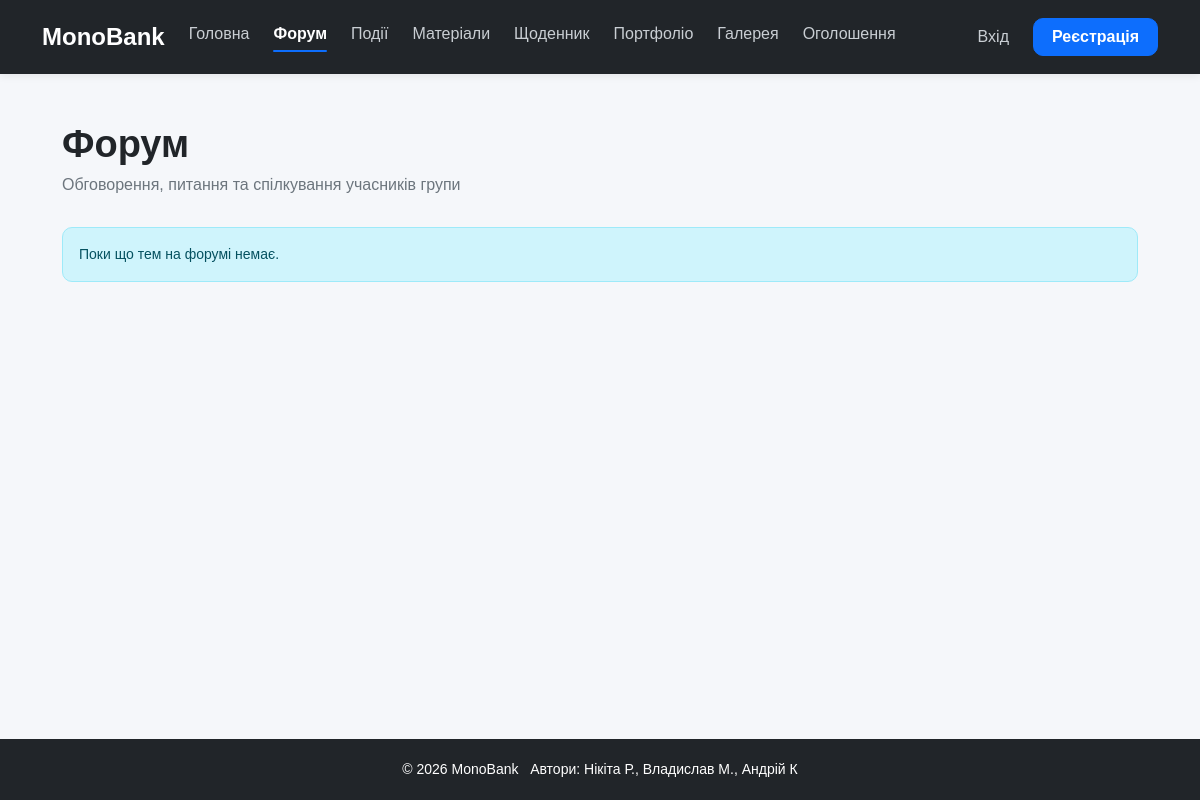
/forum/, run on an earlier commit of the app's database.
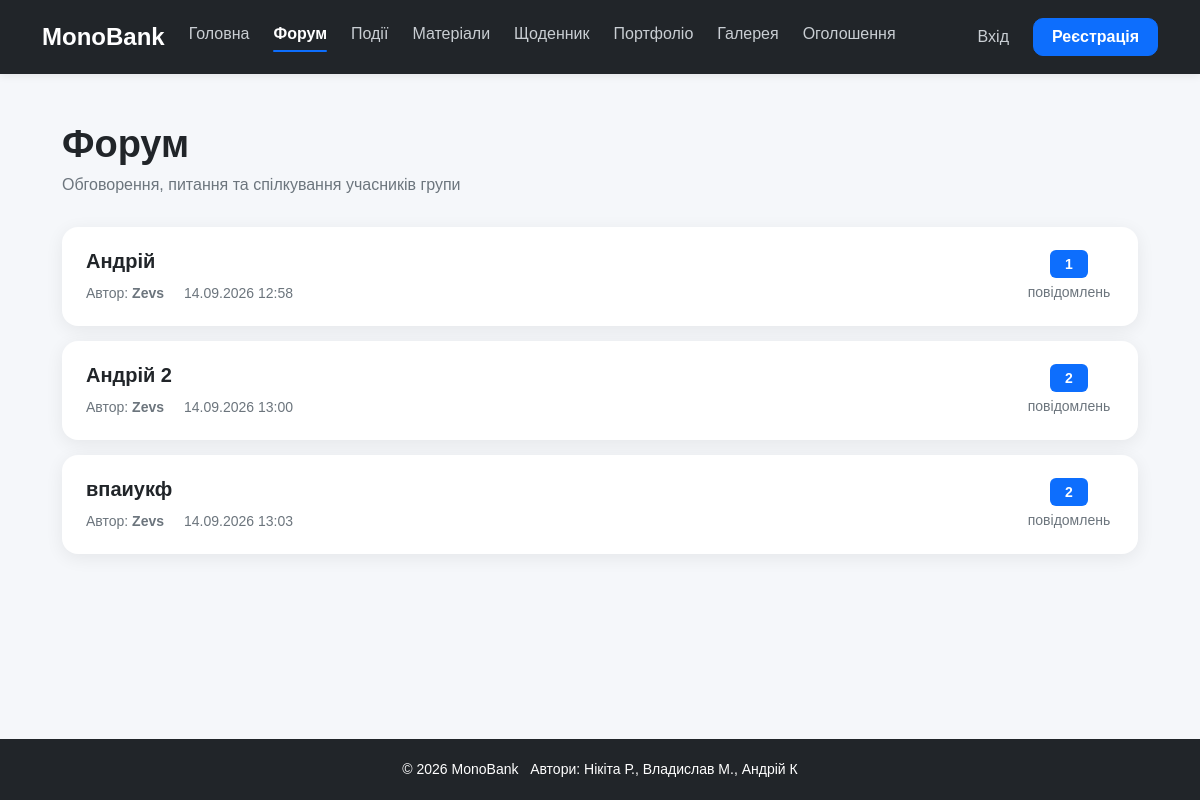
And on a later commit of the database.
### forum/models.py (models this page shows, shortened)
class ForumTopic(models.Model):
    title = models.CharField(
        max_length=100,
        validators=[MinLengthValidator(3)],
        verbose_name='Назва теми'
    )
    author = models.ForeignKey(
        User,
        on_delete=models.CASCADE,
        related_name='forum_topics',
        verbose_name='Автор'
    )
    text = models.TextField(
        validators=[
            MinLengthValidator(10),
            MaxLengthValidator(5000)
        ],
        verbose_name='Перше повідомлення'
    )
    created_at = models.DateTimeField(
        auto_now_add=True,
        verbose_name='Дата створення'
    )
    class Meta:
        ordering = ['-created_at']
        verbose_name = 'Тема форуму'
        verbose_name_plural = 'Теми форуму'

### forum/views.py (the view)
class ForumTopicListView(ListView):
    model = ForumTopic
    template_name = 'forum/topic_list.html'
    context_object_name = 'topics'
    def get_queryset(self):
        return (
            ForumTopic.objects
            .select_related('author')
            .annotate(message_count=Count('messages') + Value(1))
        )

### templates/forum/topic_list.html (shortened to what this page needs)
{% extends 'base.html' %}
{% block content %}
<div class="container py-5 forum-page">
    <div class="forum-header">
        <div>
            <h1 class="forum-title">
                Форум
            </h1>
            <p class="forum-subtitle">
                Обговорення, питання та спілкування учасників групи
            </p>
        </div>
    </div>
    {% if topics %}
        <div class="forum-topic-list">
            {% for topic in topics %}
                <a
                    href="{% url 'forum:topic_detail' topic.pk %}"
                    class="forum-topic-card"
                >
                    <div class="forum-topic-main">
                        <h5 class="forum-topic-title">
                            {{ topic.title }}
                        </h5>
                        <div class="forum-topic-meta">
                            <span>
                                Автор:
                                <strong>
                                    {{ topic.author.username }}
                                </strong>
                            </span>
                            <span>
                                {{ topic.created_at|date:"d.m.Y H:i" }}
                            </span>
                        </div>
                    </div>
                    <div class="forum-topic-count">
                        <span class="badge bg-primary">
                            {{ topic.message_count }}
                        </span>
                        <small>
                            повідомлень
                        </small>
                    </div>
                </a>
            {% endfor %}
        </div>
    {% else %}
        <div class="alert alert-info">
            Поки що тем на форумі немає.
        </div>
    {% endif %}
</div>
{% endblock %}

### templates/base.html (shortened to what this page needs)
{% load static %}
<!DOCTYPE html>
<html lang="uk">
<head>
    <link
        href="https://cdn.jsdelivr.net/npm/bootstrap@5.3.0/dist/css/bootstrap.min.css"
        rel="stylesheet"
    >
    <link rel="stylesheet" href="{% static 'css/style.css' %}">
</head>
<body>
    <header>
        <nav class="navbar navbar-expand-lg navbar-dark bg-dark">
            <div class="container">
                <a class="navbar-brand fw-bold" href="{% url 'home' %}">
                    MonoBank
                </a>
                <div class="collapse navbar-collapse" id="navbarMenu">
                    <ul class="navbar-nav me-auto mb-2 mb-lg-0">
                        <li class="nav-item">
                            <a
                                class="nav-link {% if request.resolver_match.url_name == 'home' %}active{% endif %}"
                                href="{% url 'home' %}"
                            >
                                Головна
                            </a>
                        </li>
                        <li class="nav-item">
                            <a
                                class="nav-link {% if request.resolver_match.url_name == 'topic_list' or request.resolver_match.url_name == 'topic_detail' %}active{% endif %}"
                                href="{% url 'forum:topic_list' %}"
                            >
                                Форум
                            </a>
                        </li>
                        <li class="nav-item">
                            <a
                                class="nav-link {% if request.resolver_match.url_name == 'event_list' or request.resolver_match.url_name == 'event_detail' %}active{% endif %}"
                                href="{% url 'event_list' %}"
                            >
                                Події
                            </a>
                        </li>
                        <li class="nav-item">
                            <a
                                class="nav-link {% if request.resolver_match.url_name == 'material_list' or request.resolver_match.url_name == 'material_detail' %}active{% endif %}"
                                href="{% url 'material_list' %}"
                            >
                                Матеріали
                            </a>
                        </li>
                        <li class="nav-item">
                            <a
                                class="nav-link {% if request.resolver_match.url_name == 'grade_list' %}active{% endif %}"
                                href="{% url 'grade_list' %}"
                            >
                                Щоденник
                            </a>
                        </li>
                        <li class="nav-item">
                            <a class="nav-link" href="#">
                                Портфоліо
                            </a>
                        </li>
                        <li class="nav-item">
                            <a class="nav-link" href="#">
                                Галерея
                            </a>
                        </li>
                        <li class="nav-item">
                            <a
                                class="nav-link {% if request.resolver_match.url_name == 'announcement_list' or request.resolver_match.url_name == 'announcement_detail' %}active{% endif %}"
                                href="{% url 'announcement_list' %}"
                            >
                                Оголошення
                            </a>
                        </li>
                    </ul>
                    <ul class="navbar-nav align-items-lg-center">
                        {% if user.is_authenticated %}
                            <li class="nav-item">
                                <a
                                    class="nav-link {% if request.resolver_match.url_name == 'profile' or request.resolver_match.url_name == 'profile_edit' %}active{% endif %}"
                                    href="{% url 'profile' %}"
                                >
                                    Профіль
                                </a>
                            </li>
                            <li class="nav-item ms-lg-2">
                                <form
                                    method="post"
                                    action="{% url 'logout' %}"
                                >
                                    {% csrf_token %}
                                    <button
                                        type="submit"
                                        class="btn btn-outline-light"
                                    >
                                        Вийти
                                    </button>
                                </form>
                            </li>
                        {% else %}
                            <li class="nav-item">
                                <a
                                    class="nav-link {% if request.resolver_match.url_name == 'login' %}active{% endif %}"
                                    href="{% url 'login' %}"
                                >
                                    Вхід
                                </a>
                            </li>
                            <li class="nav-item ms-lg-2">
                                <a
                                    class="btn btn-primary"
                                    href="{% url 'register' %}"
                                >
                                    Реєстрація
                                </a>
                            </li>
                        {% endif %}
                    </ul>
                </div>
            </div>
        </nav>
    </header>
    <main>
        {% block content %}
        {% endblock %}
    </main>
    <footer class="site-footer">
    <div class="container text-center">
        <p>
            © 2026 MonoBank &nbsp; Автори: Нікіта Р., Владислав М., Андрій К
        </p>
    </div>
</footer>
</body>
</html>

### static/css/style.css (style rules this page uses)
html, body { margin: 0; min-height: 100%; }
body { min-height: 100vh; display: flex; flex-direction: column; font-family: Arial, sans-serif; background-color: #f5f7fa; color: #212529; }
main { flex: 1; }
.navbar { padding-top: 14px; padding-bottom: 14px; box-shadow: 0 2px 8px rgba(0, 0, 0, 0.08); }
.navbar-brand { font-size: 24px; font-weight: 700; }
.navbar .nav-link { margin-right: 8px; color: #c9ced3; transition: 0.2s; }
.navbar .nav-link.active { color: #ffffff; font-weight: 600; }
.navbar .nav-link.active::after { content: ""; display: block; width: 100%; height: 2px; margin-top: 4px; background-color: #0d6efd; border-radius: 10px; }
.btn { border-radius: 10px; transition: 0.2s; }
.btn-primary { font-weight: 600; }
.navbar .btn { padding-left: 18px; padding-right: 18px; }
a { transition: 0.2s; }
.site-footer { width: 100%; margin-top: auto; padding: 20px 0; background-color: #212529; }
.site-footer p { margin: 0; text-align: center; color: #ffffff; font-size: 14px; }
.forum-page { max-width: 1100px; }
.forum-header { display: flex; justify-content: space-between; align-items: center; gap: 20px; margin-bottom: 30px; }
.forum-title { margin-bottom: 5px; font-size: 38px; font-weight: 700; }
.forum-subtitle { margin: 0; color: #6c757d; }
.forum-topic-list { display: flex; flex-direction: column; gap: 15px; }
.forum-topic-card { display: flex; justify-content: space-between; align-items: center; gap: 20px; padding: 22px 24px; border-radius: 16px; background-color: #ffffff; color: #212529; text-decoration: none; box-shadow: 0 4px 18px rgba(0, 0, 0, 0.07); transition: 0.2s; }
.forum-topic-title { margin-bottom: 10px; font-size: 20px; font-weight: 700; }
.forum-topic-meta { display: flex; flex-wrap: wrap; gap: 8px 20px; font-size: 14px; color: #6c757d; }
.forum-topic-count { min-width: 90px; display: flex; flex-direction: column; align-items: center; gap: 4px; color: #6c757d; }
.forum-topic-count .badge { min-width: 38px; padding: 7px 10px; font-size: 14px; }

What changed in the data, as far as the page shows it:
added ForumTopic: title "Андрій", author.username "Zevs", created_at "14.09.2026 12:58", message_count "1"
added ForumTopic: title "Андрій 2", author.username "Zevs", created_at "14.09.2026 13:00", message_count "2"
added ForumTopic: title "впаиукф", author.username "Zevs", created_at "14.09.2026 13:03", message_count "2"
Also different on the page:
text no longer shown: "Поки що тем на форумі немає."
